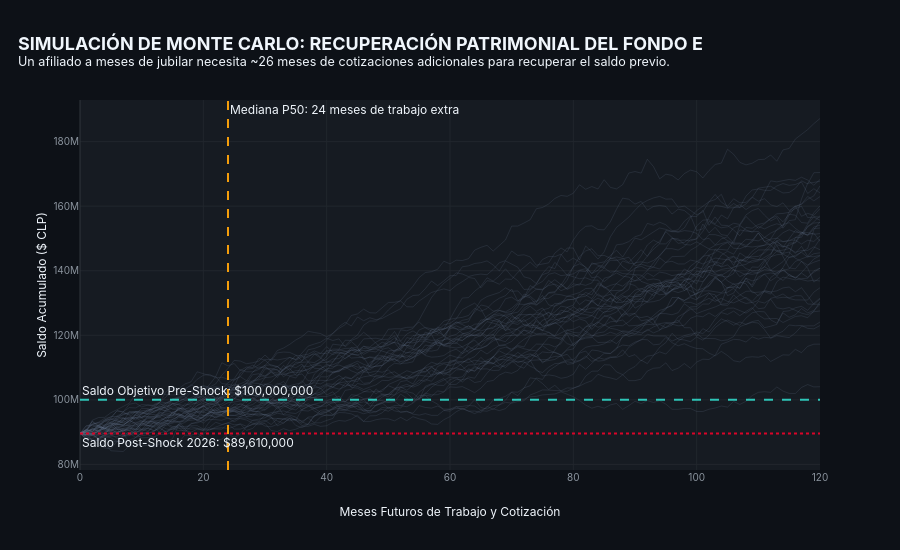

Source (notebook cell):
### Markdown cell above
## 4. Simulación de Monte Carlo: Abanico de Trayectorias y Tiempo de Recuperación
Simulamos 10.000 trayectorias mensuales futuras para cuantificar cuántos meses de trabajo adicional debe aportar el afiliado para recuperar los $10.390.000 CLP perdidos.

### Code cell
mc_sim = engine.simulate_recovery_monte_carlo(
    current_balance_clp=resultado.saldo_post_shock,
    target_balance_clp=resultado.saldo_inicial_estimado,
    monthly_contribution_clp=perfil.sueldo_imponible * LEGAL_CONTRIBUTION_RATE,
    n_sims=10000,
    max_months=120,  # 10 años
)

print("RESULTADOS DE LA SIMULACIÓN DE MONTE CARLO (10.000 TRAYECTORIAS):")
print(f"- Escenario Favorable (P10): {mc_sim['p10_meses']:.1f} meses ({mc_sim['p10_meses']/12:.1f} años extra)")
print(f"- Mediana Esperada (P50):    {mc_sim['p50_mediana_meses']:.1f} meses ({mc_sim['p50_mediana_meses']/12:.1f} años extra)")
print(f"- Escenario Adverso (P90):   {mc_sim['p90_meses']:.1f} meses ({mc_sim['p90_meses']/12:.1f} años extra)")
print(f"- Probabilidad de no recuperar en 10 años: {mc_sim['pct_no_recupera_en_horizonte']:.2f}%")

# Gráfico de abanico (Fan Chart)
fig_mc = go.Figure()

meses = mc_sim["meses_eje"]
trajectories = mc_sim["sample_trajectories"]

# Muestras individuales transparentes
for i in range(min(40, len(trajectories))):
    fig_mc.add_trace(go.Scatter(
        x=meses,
        y=trajectories[i, :],
        mode="lines",
        line=dict(color="#64748B", width=0.8),
        opacity=0.25,
        showlegend=False,
    ))

# Línea del saldo inicial (objetivo)
fig_mc.add_hline(
    y=resultado.saldo_inicial_estimado,
    line_dash="dash",
    line_color="#2EC4B6",
    annotation_text=f"Saldo Objetivo Pre-Shock: ${resultado.saldo_inicial_estimado:,.0f}",
    annotation_position="top left",
)

# Línea del saldo actual post-shock
fig_mc.add_hline(
    y=resultado.saldo_post_shock,
    line_dash="dot",
    line_color=PALETTE["swaps_loss"],
    annotation_text=f"Saldo Post-Shock 2026: ${resultado.saldo_post_shock:,.0f}",
    annotation_position="bottom left",
)

# Mediana P50
p50_m = mc_sim["p50_mediana_meses"]
fig_mc.add_vline(
    x=p50_m,
    line_dash="dash",
    line_color="#F59E0B",
    annotation_text=f"Mediana P50: {p50_m:.0f} meses de trabajo extra",
    annotation_position="top right",
)

fig_mc.update_layout(
    title="<b>SIMULACIÓN DE MONTE CARLO: RECUPERACIÓN PATRIMONIAL DEL FONDO E</b><br><sup>Un afiliado a meses de jubilar necesita ~26 meses de cotizaciones adicionales para recuperar el saldo previo.</sup>",
    template="fondo_e_dark",
    xaxis_title="Meses Futuros de Trabajo y Cotización",
    yaxis_title="Saldo Acumulado ($ CLP)",
    height=550,
)
fig_mc.show()
